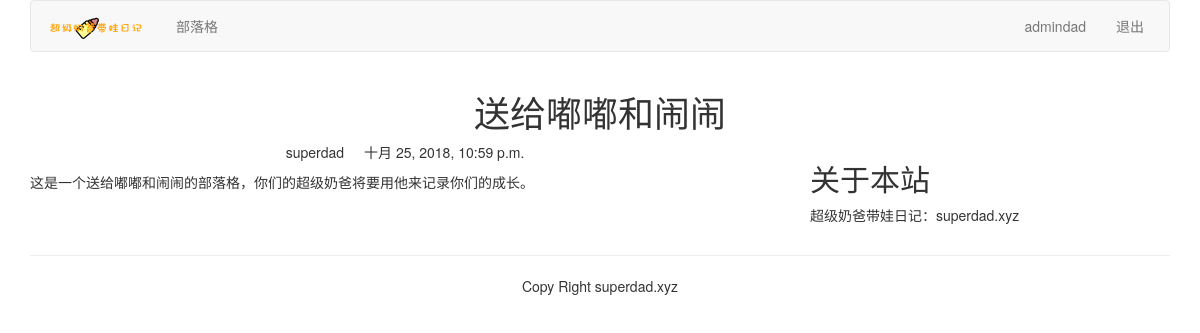
Page /blog/1/ (signed in) on the committed database.
### blog/models.py (models this page shows, shortened)
class blogarticles(models.Model):
    title = models.CharField(max_length=300)
    author = models.ForeignKey(User,related_name="blog_posts",on_delete=models.CASCADE)
    body = models.TextField()
    publish =models.DateTimeField(default=timezone.now)
    class Meta:
        ordering = ("-publish",)

### blog/views.py (the view)
# urls.py: path("<article_id>/",views.blog_article,name="blog_article"),
def blog_article(request,article_id):
    article = get_object_or_404(blogarticles,id=article_id)
    pub=article.publish
    return render(request, "blog/content.html", {"article":article, "publish":pub })

### templates/blog/content.html (shortened to what this page needs)
{% extends "base.html" %}
{% block content %}
<div class="row text-center vertical-middle-sm">
    <h1>{{ article.title }}</h1>
</div>
<div class="row">
    <div class="col-xs-12 col-md-8">
        <p class="text-center"><span>{{ article.author.username }}</span><span style="margin-left:20px">{{ publish }}</span></p>
        <div>{{ article.body }}</div>
    </div>
    <div class="col-xs-6 col-md-4">
        <h2>关于本站</h2>
        <p>超级奶爸带娃日记：superdad.xyz</p>
    </div>
</div>
{% endblock %}

### templates/header.html
{% load staticfiles %}
<div class="container">
    <nav class="navbar navbar-default" role="navigation">
        <div class="navbar-brand">
            <a class="navbar-header" herf="http://superdad.xyz"><img src="{% static '/images/logo.png' %}" width="100px"></a>
        </div>
        <div>
            <ul class="nav navbar-nav" role="navigation">
                <li><a href="{% url 'blog:blog_title' %}">部落格</a></li>
            </ul>
            <ul class="nav navbar-nav navbar-right" style="margin-right:10px">
                {% if user.is_authenticated %}
                <li><a href="#">{{ user.username }}</a></li>
                <li><a href="{% url 'account:user_logout' %}">退出</a></li>
                {% else %}
                <li><a href="{% url 'account:user_login' %}">登录</a></li>
                <li><a href="{% url 'account:user_register' %}">注册</a></li>
                {% endif %}
            </ul>
        </div>
    </nav>
</div>

### rows in the picture
blogarticles: title "送给嘟嘟和闹闹", author.username "superdad", publish "十月 25, 2018, 10:59 p.m.", body "这是一个送给嘟嘟和闹闹的部落格，你们的超级奶爸将要用他来记录你们的成长。"

### other values in the picture
{{ user.username }} "admindad"
